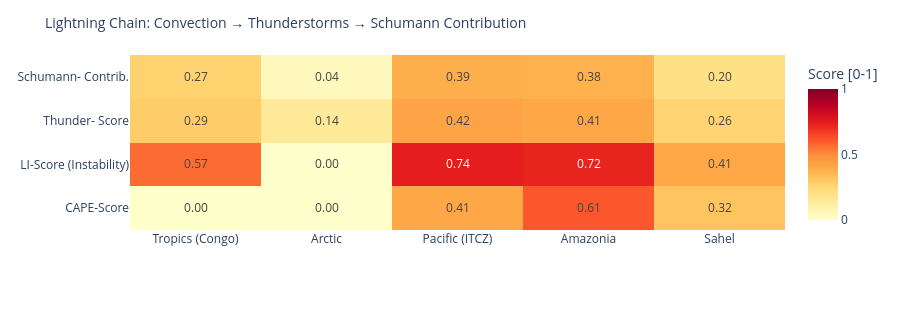

The code cell stored with this chart in its notebook:
### Code cell
# ============================================================
# LIGHTNING CHAIN: Convection → Thunderstorms → Schumann
# Shows the causal chain per measurement point as heatmap
# ============================================================

def cape_score(v):
    """CAPE → normalized score [0,1]"""
    if v is None or pd.isna(v): return 0.0
    return min(1.0, float(v) / 3000)

def li_score(v):
    """Lifted Index: negative = unstable → score [0,1]"""
    if v is None or pd.isna(v): return 0.3
    return min(1.0, max(0.0, (-float(v) + 6) / 12))

def cloud_score(v):
    if v is None or pd.isna(v): return 0.3
    return float(v) / 100

def thunder_score(row):
    """Kombinierter Gewitterwahrscheinlichkeits-Score
    CAPE + LI + Bedeckung + WMO-Gewitter + konvektiver Niederschlag (showers)
    Hinweis: X-Ray und Kp sind kein Bestandteil – nur geomagn./solarer Kontext.
    """
    cs = cape_score(row.get('cape'))
    ls = li_score(row.get('li'))
    cl = cloud_score(row.get('cloud'))
    t  = 1.0 if row.get('thunderstorm') else 0.0
    # Convective precipitation (showers) as additional indicator
    sh = min(1.0, (row.get('showers') or 0) / 5.0)
    return round(cs * 0.30 + ls * 0.25 + cl * 0.15 + t * 0.20 + sh * 0.10, 3)

def schumann_contribution(t_score, lat):
    """Schumann contribution: higher in tropics (±30°), scaled by thunderstorm score"""
    lat_weight = max(0.3, 1.0 - abs(lat) / 60)
    return round(t_score * lat_weight, 3)

df_atm['cape_score']   = df_atm.apply(lambda r: cape_score(r['cape']), axis=1)
df_atm['li_score']     = df_atm.apply(lambda r: li_score(r['li']),    axis=1)
df_atm['thunder_score']= df_atm.apply(lambda r: thunder_score(r.to_dict()), axis=1)
df_atm['schumann_contribution'] = df_atm.apply(
    lambda r: schumann_contribution(r['thunder_score'], r['lat']), axis=1)

metrics = ['cape_score', 'li_score', 'thunder_score', 'schumann_contribution']
labels  = ['CAPE-Score', 'LI-Score\n(Instability)', 'Thunder-\nScore', 'Schumann-\nContrib.']
z_data  = [df_atm[m].tolist() for m in metrics]

fig = go.Figure(go.Heatmap(
    z=z_data,
    x=df_atm['point'].tolist(),
    y=labels,
    colorscale='YlOrRd',
    zmin=0, zmax=1,
    text=[[f'{v:.2f}' for v in row] for row in z_data],
    texttemplate='%{text}', textfont=dict(size=12),
    colorbar=dict(title='Score [0-1]')
))
fig.update_layout(
    title=dict(text='Lightning Chain: Convection → Thunderstorms → Schumann Contribution', font=dict(size=14)),
    height=310,
    plot_bgcolor='rgba(0,0,0,0)', paper_bgcolor='rgba(0,0,0,0)',
    margin=dict(l=130, r=80, t=55, b=80)
)
fig.show()

### Figure 1 — Plotly figure (JSON) as saved in the notebook; plotly's stock layout.template omitted (floating-point values rounded to 4 significant figures)
{"data": [{"colorbar": {"title": {"text": "Score [0-1]"}}, "colorscale": [[0.0, "rgb(255,255,204)"], [0.125, "rgb(255,237,160)"], [0.25, "rgb(254,217,118)"], [0.375, "rgb(254,178,76)"], [0.5, "rgb(253,141,60)"], [0.625, "rgb(252,78,42)"], [0.75, "rgb(227,26,28)"], [0.875, "rgb(189,0,38)"], [1.0, "rgb(128,0,38)"]], "text": [["0.00", "0.00", "0.41", "0.61", "0.32"], ["0.57", "0.00", "0.74", "0.72", "0.41"], ["0.29", "0.14", "0.42", "0.41", "0.26"], ["0.27", "0.04", "0.39", "0.38", "0.20"]], "textfont": {"size": 12}, "texttemplate": "%{text}", "type": "heatmap", "x": ["Tropics (Congo)", "Arctic", "Pacific (ITCZ)", "Amazonia", "Sahel"], "y": ["CAPE-Score", "LI-Score\n(Instability)", "Thunder-\nScore", "Schumann-\nContrib."], "z": [[0.0, 0.0, 0.4133, 0.61, 0.3167], [0.5667, 0.0, 0.7417, 0.725, 0.4083], [0.289, 0.142, 0.425, 0.412, 0.262], [0.27, 0.043, 0.39, 0.378, 0.205]], "zmax": 1, "zmin": 0}], "layout": {"height": 310, "margin": {"b": 80, "l": 130, "r": 80, "t": 55}, "paper_bgcolor": "rgba(0,0,0,0)", "plot_bgcolor": "rgba(0,0,0,0)", "title": {"font": {"size": 14}, "text": "Lightning Chain: Convection → Thunderstorms → Schumann Contribution"}}}
